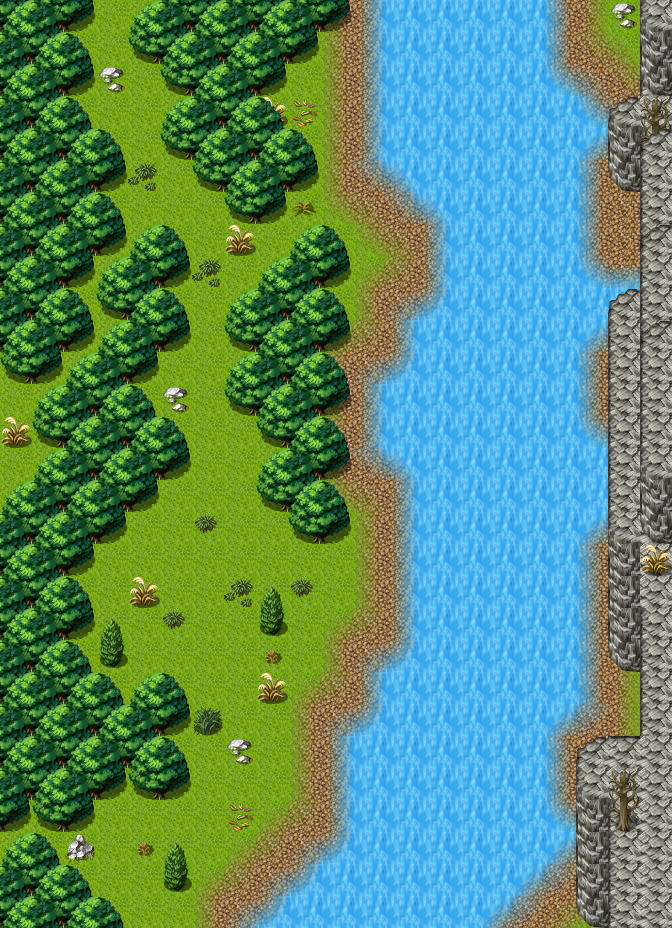

Tiled map render using the project's own tile images. Description and the map definition, with tile-layer contents summarised, below:
An orthogonal 21x29 tile map with 32x32 px tiles, 3 tile layers (Ground, Objects, Above), 1 hidden layer not drawn, 60 tilesets and 6 objects (4x spawn, 2x mapchange).

<map version="2017.05.26" orientation="orthogonal" renderorder="right-down" width="21" height="29" tilewidth="32" tileheight="32" nextobjectid="7">
 <properties>
  <property name="outdoors" value="1" />
 </properties>
 <tileset firstgid="1" name="map_bed_1" tilewidth="32" tileheight="32" tilecount="128" columns="16">
  <image source="../drawable/map_bed_1.png" width="512" height="256" />
 </tileset>
 <tileset firstgid="129" name="map_border_1" tilewidth="32" tileheight="32" tilecount="128" columns="16">
  <image source="../drawable/map_border_1.png" width="512" height="256" />
 </tileset>
 <tileset firstgid="257" name="map_bridge_1" tilewidth="32" tileheight="32" tilecount="128" columns="16">
  <image source="../drawable/map_bridge_1.png" width="512" height="256" />
 </tileset>
 <tileset firstgid="385" name="map_bridge_2" tilewidth="32" tileheight="32" tilecount="128" columns="16">
  <image source="../drawable/map_bridge_2.png" width="512" height="256" />
 </tileset>
 <tileset firstgid="513" name="map_broken_1" tilewidth="32" tileheight="32" tilecount="128" columns="16">
  <image source="../drawable/map_broken_1.png" width="512" height="256" />
 </tileset>
 <tileset firstgid="641" name="map_cavewall_1" tilewidth="32" tileheight="32" tilecount="108" columns="18">
  <image source="../drawable/map_cavewall_1.png" width="576" height="192" />
 </tileset>
 <tileset firstgid="749" name="map_cavewall_2" tilewidth="32" tileheight="32" tilecount="108" columns="18">
  <image source="../drawable/map_cavewall_2.png" width="576" height="192" />
 </tileset>
 <tileset firstgid="857" name="map_cavewall_3" tilewidth="32" tileheight="32" tilecount="108" columns="18">
  <image source="../drawable/map_cavewall_3.png" width="576" height="192" />
 </tileset>
 <tileset firstgid="965" name="map_cavewall_4" tilewidth="32" tileheight="32" tilecount="108" columns="18">
  <image source="../drawable/map_cavewall_4.png" width="576" height="192" />
 </tileset>
 <tileset firstgid="1073" name="map_chair_table_1" tilewidth="32" tileheight="32" tilecount="128" columns="16">
  <image source="../drawable/map_chair_table_1.png" width="512" height="256" />
 </tileset>
 <tileset firstgid="1201" name="map_chair_table_2" tilewidth="32" tileheight="32" tilecount="128" columns="16">
  <image source="../drawable/map_chair_table_2.png" width="512" height="256" />
 </tileset>
 <tileset firstgid="1329" name="map_crate_1" tilewidth="32" tileheight="32" tilecount="128" columns="16">
  <image source="../drawable/map_crate_1.png" width="512" height="256" />
 </tileset>
 <tileset firstgid="1457" name="map_cupboard_1" tilewidth="32" tileheight="32" tilecount="128" columns="16">
  <image source="../drawable/map_cupboard_1.png" width="512" height="256" />
 </tileset>
 <tileset firstgid="1585" name="map_curtain_1" tilewidth="32" tileheight="32" tilecount="128" columns="16">
  <image source="../drawable/map_curtain_1.png" width="512" height="256" />
 </tileset>
 <tileset firstgid="1713" name="map_entrance_1" tilewidth="32" tileheight="32" tilecount="128" columns="16">
  <image source="../drawable/map_entrance_1.png" width="512" height="256" />
 </tileset>
 <tileset firstgid="1841" name="map_entrance_2" tilewidth="32" tileheight="32" tilecount="128" columns="16">
  <image source="../drawable/map_entrance_2.png" width="512" height="256" />
 </tileset>
 <tileset firstgid="1969" name="map_fence_1" tilewidth="32" tileheight="32" tilecount="128" columns="16">
  <image source="../drawable/map_fence_1.png" width="512" height="256" />
 </tileset>
 <tileset firstgid="2097" name="map_fence_2" tilewidth="32" tileheight="32" tilecount="128" columns="16">
  <image source="../drawable/map_fence_2.png" width="512" height="256" />
 </tileset>
 <tileset firstgid="2225" name="map_fence_3" tilewidth="32" tileheight="32" tilecount="128" columns="16">
  <image source="../drawable/map_fence_3.png" width="512" height="256" />
 </tileset>
 <tileset firstgid="2353" name="map_fence_4" tilewidth="32" tileheight="32" tilecount="128" columns="16">
  <image source="../drawable/map_fence_4.png" width="512" height="256" />
 </tileset>
 <tileset firstgid="2481" name="map_ground_1" tilewidth="32" tileheight="32" tilecount="128" columns="16">
  <image source="../drawable/map_ground_1.png" width="512" height="256" />
 </tileset>
 <tileset firstgid="2609" name="map_ground_2" tilewidth="32" tileheight="32" tilecount="128" columns="16">
  <image source="../drawable/map_ground_2.png" width="512" height="256" />
 </tileset>
 <tileset firstgid="2737" name="map_ground_3" tilewidth="32" tileheight="32" tilecount="128" columns="16">
  <image source="../drawable/map_ground_3.png" width="512" height="256" />
 </tileset>
 <tileset firstgid="2865" name="map_ground_4" tilewidth="32" tileheight="32" tilecount="128" columns="16">
  <image source="../drawable/map_ground_4.png" width="512" height="256" />
 </tileset>
 <tileset firstgid="2993" name="map_ground_5" tilewidth="32" tileheight="32" tilecount="128" columns="16">
  <image source="../drawable/map_ground_5.png" width="512" height="256" />
 </tileset>
 <tileset firstgid="3121" name="map_ground_6" tilewidth="32" tileheight="32" tilecount="128" columns="16">
  <image source="../drawable/map_ground_6.png" width="512" height="256" />
 </tileset>
 <tileset firstgid="3249" name="map_ground_7" tilewidth="32" tileheight="32" tilecount="128" columns="16">
  <image source="../drawable/map_ground_7.png" width="512" height="256" />
 </tileset>
 <tileset firstgid="3377" name="map_ground_8" tilewidth="32" tileheight="32" tilecount="128" columns="16">
  <image source="../drawable/map_ground_8.png" width="512" height="256" />
 </tileset>
 <tileset firstgid="3505" name="map_house_1" tilewidth="32" tileheight="32" tilecount="128" columns="16">
  <image source="../drawable/map_house_1.png" width="512" height="256" />
 </tileset>
 <tileset firstgid="3633" name="map_house_2" tilewidth="32" tileheight="32" tilecount="128" columns="16">
  <image source="../drawable/map_house_2.png" width="512" height="256" />
 </tileset>
 <tileset firstgid="3761" name="map_indoor_1" tilewidth="32" tileheight="32" tilecount="128" columns="16">
  <image source="../drawable/map_indoor_1.png" width="512" height="256" />
 </tileset>
 <tileset firstgid="3889" name="map_indoor_2" tilewidth="32" tileheight="32" tilecount="128" columns="16">
  <image source="../drawable/map_indoor_2.png" width="512" height="256" />
 </tileset>
 <tileset firstgid="4017" name="map_kitchen_1" tilewidth="32" tileheight="32" tilecount="128" columns="16">
  <image source="../drawable/map_kitchen_1.png" width="512" height="256" />
 </tileset>
 <tileset firstgid="4145" name="map_outdoor_1" tilewidth="32" tileheight="32" tilecount="128" columns="16">
  <image source="../drawable/map_outdoor_1.png" width="512" height="256" />
 </tileset>
 <tileset firstgid="4273" name="map_pillar_1" tilewidth="32" tileheight="32" tilecount="128" columns="16">
  <image source="../drawable/map_pillar_1.png" width="512" height="256" />
 </tileset>
 <tileset firstgid="4401" name="map_pillar_2" tilewidth="32" tileheight="32" tilecount="128" columns="16">
  <image source="../drawable/map_pillar_2.png" width="512" height="256" />
 </tileset>
 <tileset firstgid="4529" name="map_plant_1" tilewidth="32" tileheight="32" tilecount="128" columns="16">
  <image source="../drawable/map_plant_1.png" width="512" height="256" />
 </tileset>
 <tileset firstgid="4657" name="map_plant_2" tilewidth="32" tileheight="32" tilecount="128" columns="16">
  <image source="../drawable/map_plant_2.png" width="512" height="256" />
 </tileset>
 <tileset firstgid="4785" name="map_rock_1" tilewidth="32" tileheight="32" tilecount="128" columns="16">
  <image source="../drawable/map_rock_1.png" width="512" height="256" />
 </tileset>
 <tileset firstgid="4913" name="map_rock_2" tilewidth="32" tileheight="32" tilecount="128" columns="16">
  <image source="../drawable/map_rock_2.png" width="512" height="256" />
 </tileset>
 <tileset firstgid="5041" name="map_roof_1" tilewidth="32" tileheight="32" tilecount="128" columns="16">
  <image source="../drawable/map_roof_1.png" width="512" height="256" />
 </tileset>
 <tileset firstgid="5169" name="map_roof_2" tilewidth="32" tileheight="32" tilecount="128" columns="16">
  <image source="../drawable/map_roof_2.png" width="512" height="256" />
 </tileset>
 <tileset firstgid="5297" name="map_roof_3" tilewidth="32" tileheight="32" tilecount="128" columns="16">
  <image source="../drawable/map_roof_3.png" width="512" height="256" />
 </tileset>
 <tileset firstgid="5425" name="map_shop_1" tilewidth="32" tileheight="32" tilecount="128" columns="16">
  <image source="../drawable/map_shop_1.png" width="512" height="256" />
 </tileset>
 <tileset firstgid="5553" name="map_sign_ladder_1" tilewidth="32" tileheight="32" tilecount="128" columns="16">
  <image source="../drawable/map_sign_ladder_1.png" width="512" height="256" />
 </tileset>
 <tileset firstgid="5681" name="map_table_1" tilewidth="32" tileheight="32" tilecount="128" columns="16">
  <image source="../drawable/map_table_1.png" width="512" height="256" />
 </tileset>
 <tileset firstgid="5809" name="map_trail_1" tilewidth="32" tileheight="32" tilecount="128" columns="16">
  <image source="../drawable/map_trail_1.png" width="512" height="256" />
 </tileset>
 <tileset firstgid="5937" name="map_transition_1" tilewidth="32" tileheight="32" tilecount="128" columns="16">
  <image source="../drawable/map_transition_1.png" width="512" height="256" />
 </tileset>
 <tileset firstgid="6065" name="map_transition_2" tilewidth="32" tileheight="32" tilecount="128" columns="16">
  <image source="../drawable/map_transition_2.png" width="512" height="256" />
 </tileset>
 <tileset firstgid="6193" name="map_transition_3" tilewidth="32" tileheight="32" tilecount="128" columns="16">
  <image source="../drawable/map_transition_3.png" width="512" height="256" />
 </tileset>
 <tileset firstgid="6321" name="map_transition_4" tilewidth="32" tileheight="32" tilecount="128" columns="16">
  <image source="../drawable/map_transition_4.png" width="512" height="256" />
 </tileset>
 <tileset firstgid="6449" name="map_transition_5" tilewidth="32" tileheight="32" tilecount="128" columns="16">
  <image source="../drawable/map_transition_5.png" width="512" height="256" />
 </tileset>
 <tileset firstgid="6577" name="map_tree_1" tilewidth="32" tileheight="32" tilecount="128" columns="16">
  <image source="../drawable/map_tree_1.png" width="512" height="256" />
 </tileset>
 <tileset firstgid="6705" name="map_tree_2" tilewidth="32" tileheight="32" tilecount="128" columns="16">
  <image source="../drawable/map_tree_2.png" width="512" height="256" />
 </tileset>
 <tileset firstgid="6833" name="map_wall_1" tilewidth="32" tileheight="32" tilecount="128" columns="16">
  <image source="../drawable/map_wall_1.png" width="512" height="256" />
 </tileset>
 <tileset firstgid="6961" name="map_wall_2" tilewidth="32" tileheight="32" tilecount="120" columns="15">
  <image source="../drawable/map_wall_2.png" width="480" height="256" />
 </tileset>
 <tileset firstgid="7081" name="map_wall_3" tilewidth="32" tileheight="32" tilecount="120" columns="15">
  <image source="../drawable/map_wall_3.png" width="480" height="256" />
 </tileset>
 <tileset firstgid="7201" name="map_wall_4" tilewidth="32" tileheight="32" tilecount="120" columns="15">
  <image source="../drawable/map_wall_4.png" width="480" height="256" />
 </tileset>
 <tileset firstgid="7321" name="map_window_1" tilewidth="32" tileheight="32" tilecount="128" columns="16">
  <image source="../drawable/map_window_1.png" width="512" height="256" />
 </tileset>
 <tileset firstgid="7449" name="map_window_2" tilewidth="32" tileheight="32" tilecount="128" columns="16">
  <image source="../drawable/map_window_2.png" width="512" height="256" />
 </tileset>
 <layer name="Ground" width="21" height="29">
  <data>[609 cells, 609 non-empty, 7 distinct tile ids]</data>
 </layer>
 <layer name="Objects" width="21" height="29">
  <data>[609 cells, 331 non-empty, 36 distinct tile ids]</data>
 </layer>
 <layer name="Above" width="21" height="29">
  <data>[609 cells, 50 non-empty, 11 distinct tile ids]</data>
 </layer>
 <layer name="Walkable" width="21" height="29" visible="0">
  <data>[609 cells, 464 non-empty, 1 distinct tile ids]</data>
 </layer>
 <objectgroup name="Mapevents">
  <object id="1" name="north" type="mapchange" x="96" y="0" width="32" height="32">
   <properties>
    <property name="map" value="waterway11_east" />
    <property name="place" value="south" />
   </properties>
  </object>
  <object id="2" name="south" type="mapchange" x="128" y="896" width="96" height="32">
   <properties>
    <property name="map" value="waytomountaincave1" />
    <property name="place" value="north" />
   </properties>
  </object>
 </objectgroup>
 <objectgroup name="Spawn">
  <object id="3" name="irdegh_2" type="spawn" x="192" y="320" width="32" height="32">
   <properties>
    <property name="spawngroup" value="irdegh_2" />
   </properties>
  </object>
  <object id="4" name="irdegh_1" type="spawn" x="64" y="64" width="352" height="256">
   <properties>
    <property name="spawngroup" value="irdegh_1" />
   </properties>
  </object>
  <object id="5" name="irdegh_2_1" type="spawn" x="64" y="384" width="352" height="480">
   <properties>
    <property name="quantity" value="2" />
    <property name="spawngroup" value="irdegh_2" />
   </properties>
  </object>
 </objectgroup>
 <objectgroup name="Spawn2">
  <object id="6" name="irdegh_spawn" type="spawn" x="32" y="64" width="384" height="800">
   <properties>
    <property name="quantity" value="8" />
    <property name="spawngroup" value="irdegh_spawn" />
   </properties>
  </object>
 </objectgroup>
 <objectgroup name="Keys" />
</map>
